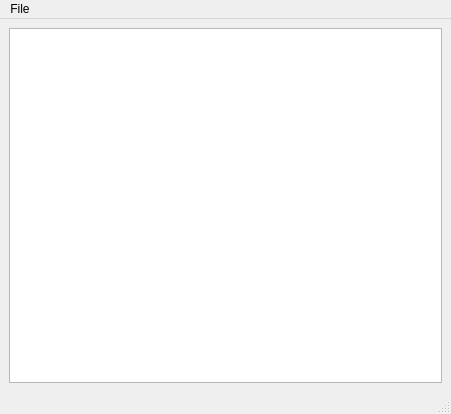
<?xml version="1.0" encoding="UTF-8"?>
<ui version="4.0">
 <class>MainWindow</class>
 <widget class="QMainWindow" name="MainWindow">
  <property name="geometry">
   <rect>
    <x>0</x>
    <y>0</y>
    <width>451</width>
    <height>414</height>
   </rect>
  </property>
  <property name="windowTitle">
   <string>MainWindow</string>
  </property>
  <widget class="QWidget" name="centralwidget">
   <layout class="QGridLayout" name="gridLayout">
    <item row="0" column="0">
     <widget class="MyGraphicsView" name="graphicsView"/>
    </item>
   </layout>
  </widget>
  <widget class="QMenuBar" name="menubar">
   <property name="geometry">
    <rect>
     <x>0</x>
     <y>0</y>
     <width>451</width>
     <height>22</height>
    </rect>
   </property>
   <widget class="QMenu" name="menuFile">
    <property name="title">
     <string>File</string>
    </property>
    <addaction name="actionPopulate"/>
    <addaction name="actionQuit"/>
   </widget>
   <addaction name="menuFile"/>
  </widget>
  <widget class="QStatusBar" name="statusbar"/>
  <action name="actionQuit">
   <property name="text">
    <string>Quit</string>
   </property>
  </action>
  <action name="actionPopulate">
   <property name="text">
    <string>Populate</string>
   </property>
  </action>
 </widget>
 <customwidgets>
  <customwidget>
   <class>MyGraphicsView</class>
   <extends>QGraphicsView</extends>
   <header>MyGraphicsView.h</header>
  </customwidget>
 </customwidgets>
 <resources/>
 <connections/>
</ui>
